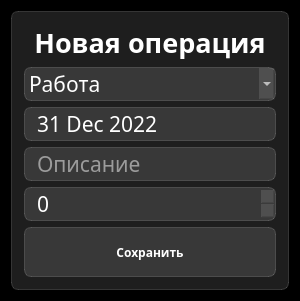
<?xml version="1.0" encoding="UTF-8"?>
<ui version="4.0">
 <class>Dialog</class>
 <widget class="QDialog" name="Dialog">
  <property name="geometry">
   <rect>
    <x>0</x>
    <y>0</y>
    <width>300</width>
    <height>285</height>
   </rect>
  </property>
  <property name="windowTitle">
   <string>Dialog</string>
  </property>
  <property name="styleSheet">
   <string notr="true">font-family: Noto Sans SC;
background-color: #000</string>
  </property>
  <layout class="QVBoxLayout" name="verticalLayout">
   <item>
    <widget class="QFrame" name="new_transaction">
     <property name="styleSheet">
      <string notr="true">background-color: rgba(255, 255, 255, 30); 
border: 1px solid rgba(255,255,255,40);
border-radius: 7px;</string>
     </property>
     <property name="frameShape">
      <enum>QFrame::NoFrame</enum>
     </property>
     <property name="frameShadow">
      <enum>QFrame::Raised</enum>
     </property>
     <layout class="QVBoxLayout" name="verticalLayout_21">
      <property name="spacing">
       <number>6</number>
      </property>
      <property name="leftMargin">
       <number>12</number>
      </property>
      <property name="topMargin">
       <number>12</number>
      </property>
      <property name="rightMargin">
       <number>12</number>
      </property>
      <property name="bottomMargin">
       <number>12</number>
      </property>
      <item>
       <widget class="QLabel" name="lbl_new_transaction">
        <property name="font">
         <font>
          <family>Noto Sans SC</family>
          <pointsize>20</pointsize>
          <weight>75</weight>
          <bold>true</bold>
         </font>
        </property>
        <property name="styleSheet">
         <string notr="true">color: white;
font-weight: bold;
font-size: 20pt;
background-color: none;
border: none;</string>
        </property>
        <property name="text">
         <string>Новая операция</string>
        </property>
        <property name="alignment">
         <set>Qt::AlignCenter</set>
        </property>
       </widget>
      </item>
      <item>
       <widget class="QComboBox" name="cb_choose_category">
        <property name="styleSheet">
         <string notr="true">QComboBox {
font-size: 16pt;
color: white;
}

QComboBox:item {
    color: black;
}</string>
        </property>
        <property name="currentIndex">
         <number>0</number>
        </property>
        <property name="placeholderText" stdset="0">
         <string>Выберите категорию</string>
        </property>
        <item>
         <property name="text">
          <string>Работа</string>
         </property>
        </item>
        <item>
         <property name="text">
          <string>Авто</string>
         </property>
        </item>
        <item>
         <property name="text">
          <string>Остальное</string>
         </property>
        </item>
        <item>
         <property name="text">
          <string>Техника</string>
         </property>
        </item>
        <item>
         <property name="text">
          <string>Учеба</string>
         </property>
        </item>
       </widget>
      </item>
      <item>
       <widget class="QDateEdit" name="dateEdit">
        <property name="styleSheet">
         <string notr="true">font-size: 16pt;
color: white;
padding-left: 10px;</string>
        </property>
        <property name="alignment">
         <set>Qt::AlignLeading|Qt::AlignLeft|Qt::AlignVCenter</set>
        </property>
        <property name="buttonSymbols">
         <enum>QAbstractSpinBox::NoButtons</enum>
        </property>
        <property name="dateTime">
         <datetime>
          <hour>22</hour>
          <minute>0</minute>
          <second>0</second>
          <year>2022</year>
          <month>12</month>
          <day>31</day>
         </datetime>
        </property>
        <property name="currentSectionIndex">
         <number>0</number>
        </property>
       </widget>
      </item>
      <item>
       <widget class="QLineEdit" name="le_description">
        <property name="styleSheet">
         <string notr="true">font-size: 16pt;
color: white;
padding-left: 10px;</string>
        </property>
        <property name="text">
         <string/>
        </property>
        <property name="alignment">
         <set>Qt::AlignLeading|Qt::AlignLeft|Qt::AlignVCenter</set>
        </property>
        <property name="placeholderText">
         <string>Описание</string>
        </property>
       </widget>
      </item>
      <item>
       <widget class="QSpinBox" name="le_balance">
        <property name="styleSheet">
         <string notr="true">font-size: 16pt;
color: white;
padding-left: 10px;</string>
        </property>
        <property name="maximum">
         <number>999999</number>
        </property>
       </widget>
      </item>
      <item>
       <widget class="QPushButton" name="btn_new_transaction">
        <property name="minimumSize">
         <size>
          <width>230</width>
          <height>50</height>
         </size>
        </property>
        <property name="font">
         <font>
          <family>Noto Sans SC</family>
          <weight>75</weight>
          <bold>true</bold>
         </font>
        </property>
        <property name="styleSheet">
         <string notr="true">QPushButton{
	color: rgb(255, 255, 255);
     background-color:rgba(255,255,255,30);
     border: 1px solid rgba(255,255,255,40);
     border-radius:7px;
width: 230;
height: 50;
}
QPushButton:hover{
background-color:rgba(255,255,255,30);
}
QPushButton:pressed{
background-color:rgba(255,255,255,70);
}</string>
        </property>
        <property name="text">
         <string>Сохранить</string>
        </property>
        <property name="icon">
         <iconset resource="res-rs.qrc">
          <normaloff>:/icons/icons/post_add_white_24dp.svg</normaloff>:/icons/icons/post_add_white_24dp.svg</iconset>
        </property>
        <property name="iconSize">
         <size>
          <width>24</width>
          <height>24</height>
         </size>
        </property>
       </widget>
      </item>
     </layout>
    </widget>
   </item>
  </layout>
 </widget>
 <resources>
  <include location="res-rs.qrc"/>
  <include location="res-rs.qrc"/>
 </resources>
 <connections/>
</ui>
